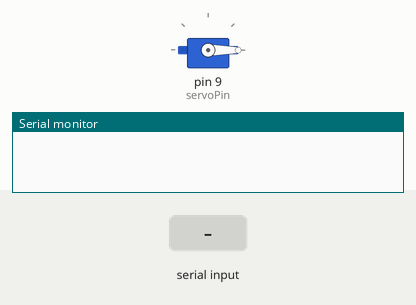
This sketch was run on a simulated Arduino Uno, built with avr-gcc and run on an emulated ATmega328P. Shown: servo, the last lines printed to the serial monitor. The test bench sets the inputs (shaded band).

Above: at 1.2 s.
1.3 s: "G\n" received over Serial
At 2.09 s:
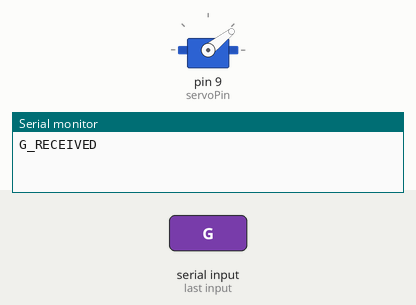
At 3.4 s:
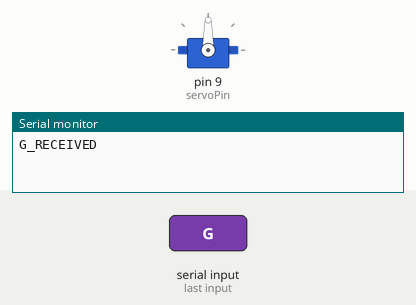
4.3 s: "PING\n" received over Serial
At 5.4 s:
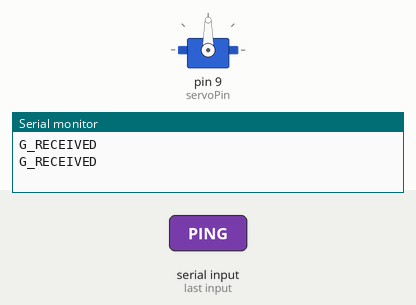
5.8 s: "S90\n" received over Serial
Timing chart, 0 to 9.1 s (numbered marks = the images above; inputs shaded):
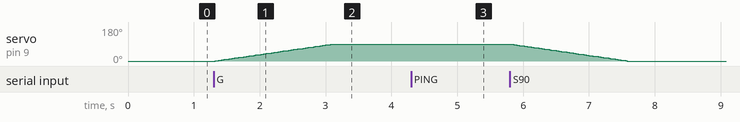

The sketch:

animal_control.ino
```cpp
#include <Servo.h>

Servo servo;
const int servoPin = 9;
int currentAngle = 0;
int targetAngle = 0;

// 부드럽게 이동하기 위한 설정 (필요시 조정)
const unsigned long moveIntervalMs = 20; // 업데이트 간격 (ms)
const int stepSize = 1; // 한 번에 이동할 각도
unsigned long lastMoveMillis = 0;
// 감지(아두이노가 "기린" 또는 S명령을 받은) 후 자동 복귀 타임아웃
const unsigned long DETECT_TIMEOUT_MS = 3000; // 밀리초 단위, 필요시 조정
unsigned long lastDetectMillis = 0; // 마지막으로 감지 신호를 받은 시각

void setup() {
  Serial.begin(9600);
  servo.attach(servoPin);
  servo.write(0);
}

String readLine() {
  String s = "";
  while (Serial.available()) {
    char c = Serial.read();
    if (c == '\n') break;
    if (c != '\r') s += c;
  }
  return s;
}

void loop() {
  if (Serial.available()) {
    String line = readLine();
    line.trim();
    if (line.length() == 0) return;

    // 예: 'S90' -> 목표 각도 설정, 'G' -> 임의 동작
    if (line.charAt(0) == 'S') {
      int angle = line.substring(1).toInt();
      angle = constrain(angle, 0, 180);
      targetAngle = angle; // 즉시 쓰지 않고 목표로 설정
      lastDetectMillis = millis(); // S명령도 감지로 간주하여 타임아웃 리셋
      // 응답만 보내서 수신 확인
      Serial.print("OK ");
      Serial.println(targetAngle);
    } else if (line == "G") {
      // 기린 감지 신호 처리 예: 목표 각도 변경
      targetAngle = 90;
      lastDetectMillis = millis(); // G 수신 시에도 타임아웃 리셋
      Serial.println("G_RECEIVED");
    }
    else if (line == "PING") {
      Serial.println("PONG");
    }
  }

  // 현재 각도와 목표 각도 사이를 부드럽게 이동
  unsigned long now = millis();
  if (now - lastMoveMillis >= moveIntervalMs) {
    lastMoveMillis = now;
    if (currentAngle < targetAngle) {
      int diff = targetAngle - currentAngle;
      int step = min(stepSize, diff);
      currentAngle += step;
      servo.write(currentAngle);
    } else if (currentAngle > targetAngle) {
      int diff = currentAngle - targetAngle;
      int step = min(stepSize, diff);
      currentAngle -= step;
      servo.write(currentAngle);
    }
  }

  // 감지 타임아웃 검사: 마지막 감지 이후 일정 시간이 지나면 목표를 0도로 설정
  if (lastDetectMillis != 0) {
    unsigned long now2 = millis();
    if (now2 - lastDetectMillis > DETECT_TIMEOUT_MS) {
      targetAngle = 0;
      lastDetectMillis = 0; // 타임아웃 처리 후 리셋
    }
  }
}
```

Measured:
- after the input at 1.3 s, servo on pin 9 (servoPin): moves from 0° to 90° over 1.8 s, starting at once
- after the input at 4.3 s, servo on pin 9 (servoPin): stays 90° (without the input it goes to 89° after 0.02 s)
